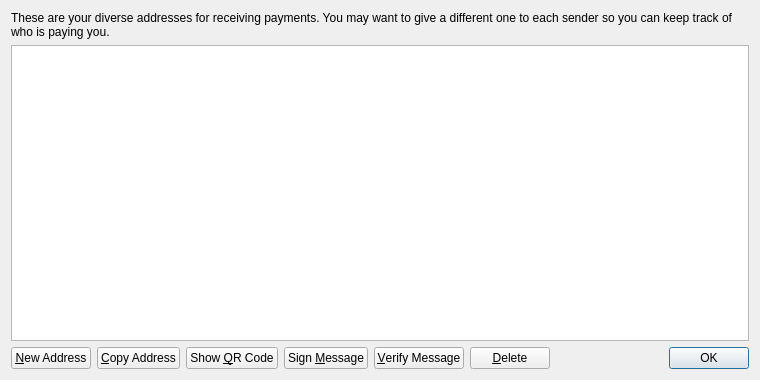
<?xml version="1.0" encoding="UTF-8"?>
<ui version="4.0">
 <class>AddressBookPage</class>
 <widget class="QWidget" name="AddressBookPage">
  <property name="geometry">
   <rect>
    <x>0</x>
    <y>0</y>
    <width>760</width>
    <height>380</height>
   </rect>
  </property>
  <property name="windowTitle">
   <string>Address Book</string>
  </property>
  <layout class="QVBoxLayout" name="verticalLayout">
   <item>
    <widget class="QLabel" name="labelExplanation">
     <property name="text">
      <string>These are your diverse addresses for receiving payments. You may want to give a different one to each sender so you can keep track of who is paying you.</string>
     </property>
     <property name="textFormat">
      <enum>Qt::PlainText</enum>
     </property>
     <property name="wordWrap">
      <bool>true</bool>
     </property>
    </widget>
   </item>
   <item>
    <widget class="QTableView" name="tableView">
     <property name="contextMenuPolicy">
      <enum>Qt::CustomContextMenu</enum>
     </property>
     <property name="toolTip">
      <string>Double-click to edit address or label</string>
     </property>
     <property name="tabKeyNavigation">
      <bool>false</bool>
     </property>
     <property name="alternatingRowColors">
      <bool>true</bool>
     </property>
     <property name="selectionMode">
      <enum>QAbstractItemView::SingleSelection</enum>
     </property>
     <property name="selectionBehavior">
      <enum>QAbstractItemView::SelectRows</enum>
     </property>
     <property name="sortingEnabled">
      <bool>true</bool>
     </property>
     <attribute name="verticalHeaderVisible">
      <bool>false</bool>
     </attribute>
    </widget>
   </item>
   <item>
    <layout class="QHBoxLayout" name="horizontalLayout">
     <item>
      <widget class="QPushButton" name="newAddressButton">
       <property name="toolTip">
        <string>Create a new address</string>
       </property>
       <property name="text">
        <string>&amp;New Address</string>
       </property>
       <property name="icon">
        <iconset resource="../bitcoin.qrc">
         <normaloff>:/icons/add</normaloff>:/icons/add</iconset>
       </property>
      </widget>
     </item>
     <item>
      <widget class="QPushButton" name="copyToClipboard">
       <property name="toolTip">
        <string>Copy the currently selected address to the system clipboard</string>
       </property>
       <property name="text">
        <string>&amp;Copy Address</string>
       </property>
       <property name="icon">
        <iconset resource="../bitcoin.qrc">
         <normaloff>:/icons/editcopy</normaloff>:/icons/editcopy</iconset>
       </property>
      </widget>
     </item>
     <item>
      <widget class="QPushButton" name="showQRCode">
       <property name="text">
        <string>Show &amp;QR Code</string>
       </property>
       <property name="icon">
        <iconset resource="../bitcoin.qrc">
         <normaloff>:/icons/qrcode</normaloff>:/icons/qrcode</iconset>
       </property>
      </widget>
     </item>
     <item>
      <widget class="QPushButton" name="signMessage">
       <property name="toolTip">
        <string>Sign a message to prove you own a diverse address</string>
       </property>
       <property name="text">
        <string>Sign &amp;Message</string>
       </property>
       <property name="icon">
        <iconset resource="../bitcoin.qrc">
         <normaloff>:/icons/edit</normaloff>:/icons/edit</iconset>
       </property>
      </widget>
     </item>
     <item>
      <widget class="QPushButton" name="verifyMessage">
       <property name="toolTip">
        <string>Verify a message to ensure it was signed with a specified diverse address</string>
       </property>
       <property name="text">
        <string>&amp;Verify Message</string>
       </property>
       <property name="icon">
        <iconset resource="../bitcoin.qrc">
         <normaloff>:/icons/transaction_0</normaloff>:/icons/transaction_0</iconset>
       </property>
      </widget>
     </item>
     <item>
      <widget class="QPushButton" name="deleteButton">
       <property name="toolTip">
        <string>Delete the currently selected address from the list</string>
       </property>
       <property name="text">
        <string>&amp;Delete</string>
       </property>
       <property name="icon">
        <iconset resource="../bitcoin.qrc">
         <normaloff>:/icons/remove</normaloff>:/icons/remove</iconset>
       </property>
      </widget>
     </item>
     <item>
      <spacer name="horizontalSpacer">
       <property name="orientation">
        <enum>Qt::Horizontal</enum>
       </property>
       <property name="sizeHint" stdset="0">
        <size>
         <width>40</width>
         <height>20</height>
        </size>
       </property>
      </spacer>
     </item>
     <item>
      <widget class="QDialogButtonBox" name="buttonBox">
       <property name="sizePolicy">
        <sizepolicy hsizetype="Maximum" vsizetype="Fixed">
         <horstretch>0</horstretch>
         <verstretch>0</verstretch>
        </sizepolicy>
       </property>
       <property name="standardButtons">
        <set>QDialogButtonBox::Ok</set>
       </property>
      </widget>
     </item>
    </layout>
   </item>
  </layout>
 </widget>
 <resources>
  <include location="../bitcoin.qrc"/>
 </resources>
 <connections/>
</ui>
